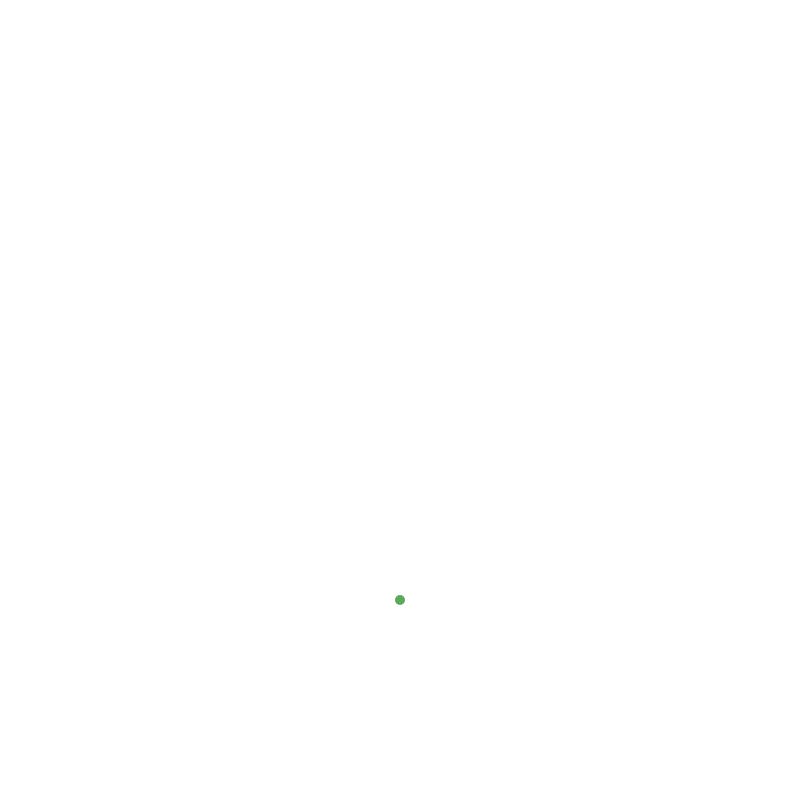
Frame 1 (no input)
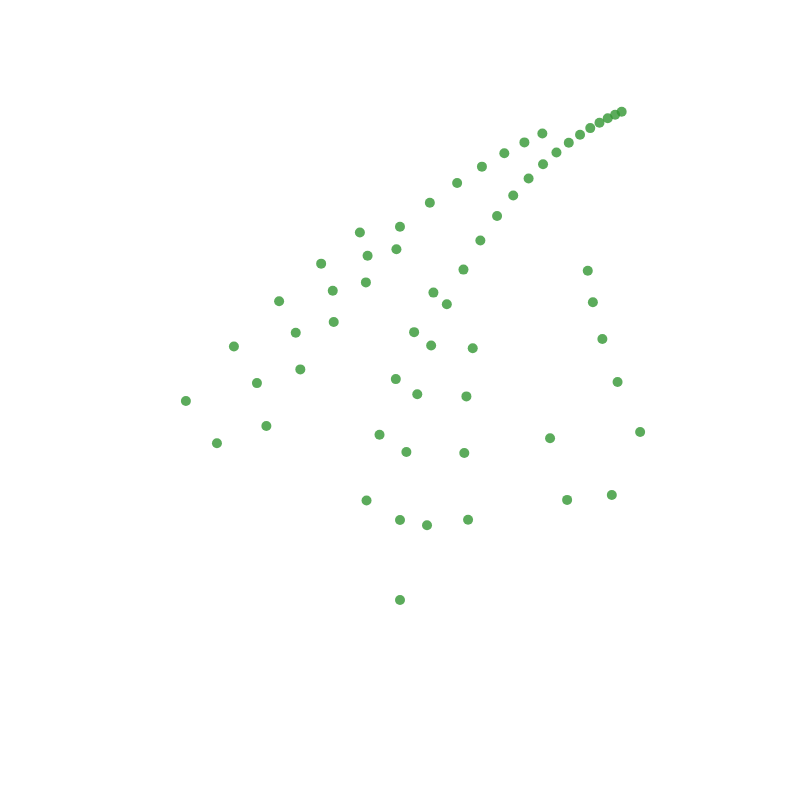
Frame 60 (no input)
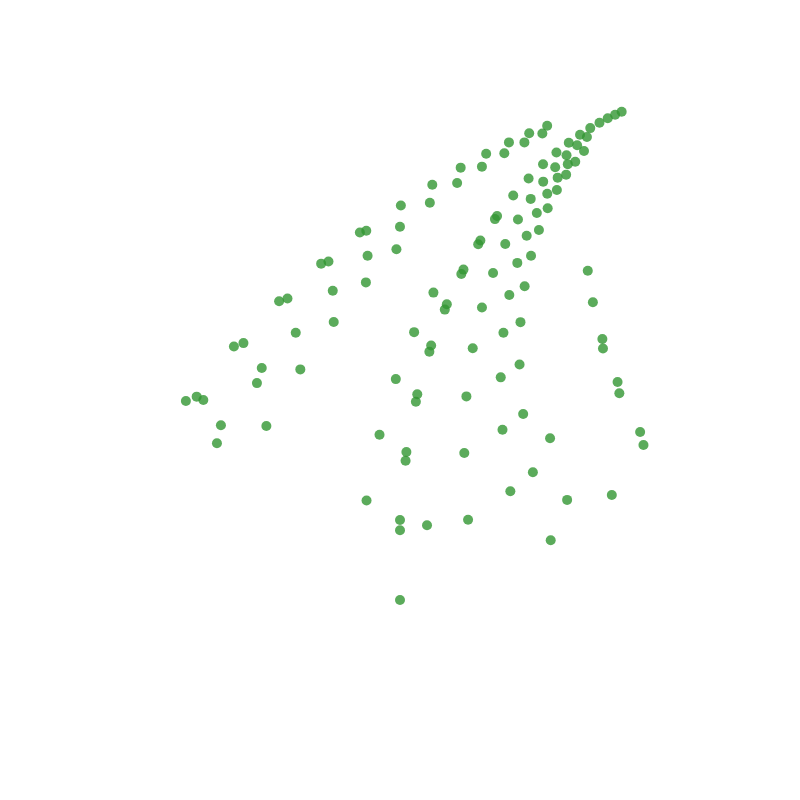
Frame 120 (the mouse pressed at the canvas centre since frame 60)

The p5.js sketch that drew these frames (run headless with seeded random() and noise() and a simulated clock; from frame 60 on, the mouse is pressed at the canvas centre):

// p5.js sketch
// ── sketch.js
const width = 800;
const height = 800;

let x = 0.0;
let y = 0.0;
let px = 0.0;
let py = 0.0;
let a = 50;

function setup() {
    createCanvas(width, height);
}

function initDraw() {
    stroke('rgba(50, 150, 50, 0.8)');
    strokeWeight(10);
    translate(width/2, 3*height/4);
}

function draw() {
    initDraw();
    point(px, py);

    const nextXY = findNextXY(x, y);
    x = nextXY [0];
    y = nextXY[1];
    px = map(x, -3, 3, -300, 300);
    py = map(y, -10, 10, 500, -500);
}

function findNextXY(x, y) {
    const r = random();
    if (r < 0.01) {
        return f1(x, y);
    } else if (r < 0.86) {
        return f2(x, y);
    } else if (r < 0.93) {
        return f3(x, y);
    } else {
        return f4(x, y);
    }
}

function f1(x, y) {
    return [0, 0.16 * y];
}

function f2(x, y) {
    return [0.85 * x + 0.04 * y, -0.04 * x + 0.85 * y + 1.6];
}

function f3(x, y) {
    return [0.2 * x - 0.26 * y, 0.23 * x + 0.22 * y + 1.6];
}

function f4(x, y) {
    return [-0.15 * x + 0.28 * y, 0.26 * x + 0.24 * y + 0.44];
}
